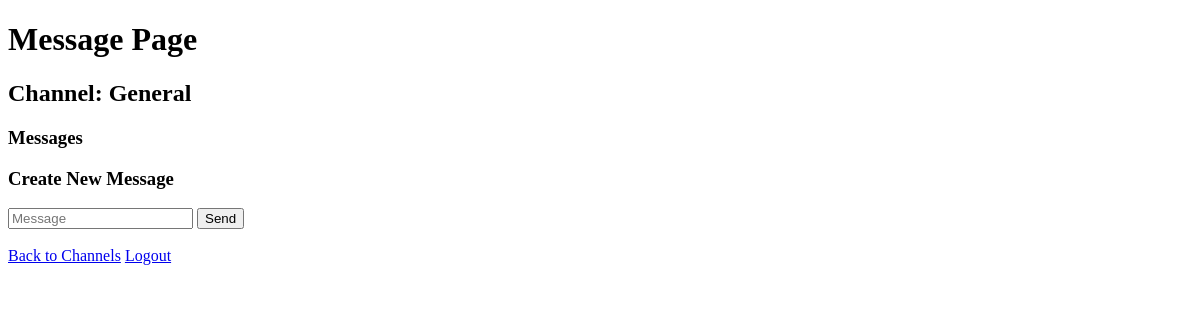
Page /message?channel_id=3&channel_name=General (signed in) on the earlier database version.
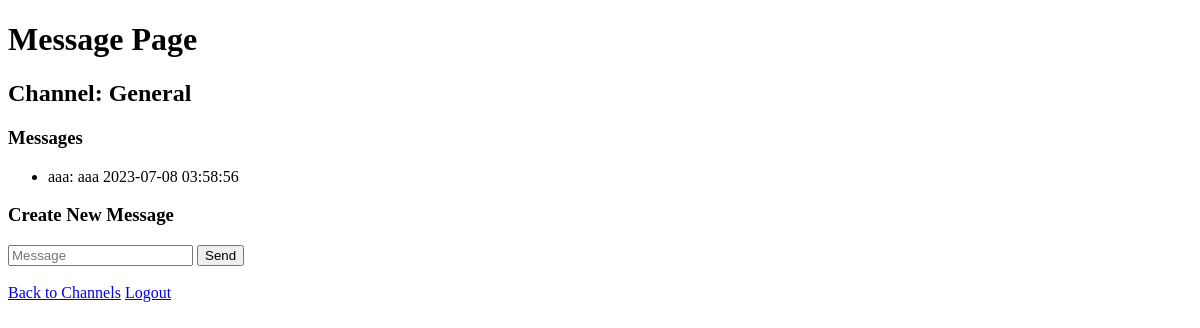
Same page on the later database version.
### tables this page shows
CREATE TABLE Class_info (
  id INTEGER PRIMARY KEY,
  subject TEXT,
  username TEXT,
  password TEXT,
  email TEXT
);

CREATE TABLE Message (
  id INTEGER PRIMARY KEY,
  channel_id INTEGER,
  user_id INTEGER,
  content TEXT,
  created_at TIMESTAMP DEFAULT CURRENT_TIMESTAMP,
  subject_id INTEGER,
  FOREIGN KEY (channel_id) REFERENCES Channel(id) ON DELETE CASCADE,
  FOREIGN KEY (user_id) REFERENCES Class_info(id)
);

### app.py (the view, shortened to what this page needs)
@app.route('/message', methods=['GET', 'POST'])
def message():
    if 'username' not in session:
        return redirect('/login')
    channel_id = request.args.get('channel_id')
    channel_name = request.args.get('channel_name')
    db = get_db()
    cursor = db.cursor()
    cursor.execute("SELECT * FROM Message WHERE channel_id = ?", (channel_id,))
    messages = cursor.fetchall()
    return render_template('message.html', channel_id=channel_id, channel_name=channel_name, messages=messages)

### app.py (called while the page is built)
def get_db():
    db = getattr(g, '_database', None)
    if db is None:
        db = g._database = sqlite3.connect(DATABASE)
        db.execute('PRAGMA foreign_keys = ON')  # Enable foreign key constraint
    return db

@app.teardown_appcontext
def close_connection(exception):
    db = getattr(g, '_database', None)
    if db is not None:
        db.close()

def get_username(user_id):
    db = get_db()
    cursor = db.cursor()
    cursor.execute("SELECT username FROM Class_info WHERE id = ?", (user_id,))
    result = cursor.fetchone()
    if result:
        return result[0]
    else:
        return None

@app.before_request
def register_jinja_globals():
    app.jinja_env.globals['get_username'] = get_username

### templates/message.html (shortened to what this page needs)
<!DOCTYPE html>
<html>
<head>
</head>
<body>
    <h1>Message Page</h1>
    <h2>Channel: {{ channel_name }}</h2>
    <h3>Messages</h3>
    <ul>
        {% for message in messages %}
        {% set username = get_username(message[2]) %}
        <li>{{ username }}: {{ message[3]}} {{message[4]}}</li>
        {% endfor %}
    </ul>
    <h3>Create New Message</h3>
    <form method="POST" action="/message?channel_id={{ channel_id }}&channel_name={{ channel_name }}">
        <input type="text" name="message_content" placeholder="Message" required>
        <button type="submit">Send</button>
    </form>
    <br>
    <a href="/channel">Back to Channels</a>
    <a href="/logout">Logout</a>
</body>
</html>

Differences in the rows shown:
added Message: content "aaa", created_at "2023-07-08 03:58:56"
now on this page (row unchanged): Class_info: username "aaa"
